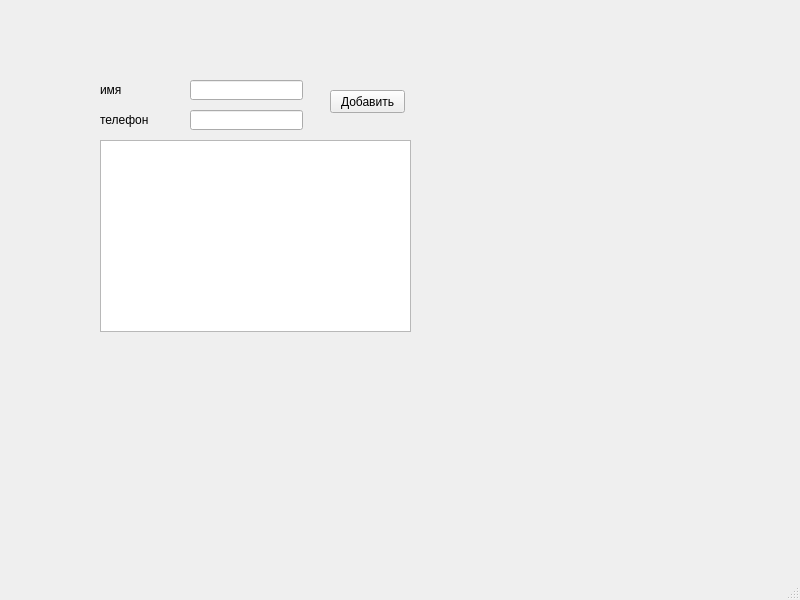
<?xml version="1.0" encoding="UTF-8"?>
<ui version="4.0">
 <class>MainWindow</class>
 <widget class="QMainWindow" name="MainWindow">
  <property name="geometry">
   <rect>
    <x>0</x>
    <y>0</y>
    <width>800</width>
    <height>600</height>
   </rect>
  </property>
  <property name="windowTitle">
   <string>MainWindow</string>
  </property>
  <widget class="QWidget" name="centralwidget">
   <widget class="QPushButton" name="pushButton">
    <property name="geometry">
     <rect>
      <x>330</x>
      <y>90</y>
      <width>75</width>
      <height>23</height>
     </rect>
    </property>
    <property name="text">
     <string>Добавить</string>
    </property>
   </widget>
   <widget class="QLabel" name="label">
    <property name="geometry">
     <rect>
      <x>100</x>
      <y>80</y>
      <width>71</width>
      <height>20</height>
     </rect>
    </property>
    <property name="text">
     <string>имя</string>
    </property>
    <property name="buddy">
     <cstring></cstring>
    </property>
   </widget>
   <widget class="QLabel" name="label_2">
    <property name="geometry">
     <rect>
      <x>100</x>
      <y>110</y>
      <width>71</width>
      <height>20</height>
     </rect>
    </property>
    <property name="text">
     <string>телефон</string>
    </property>
   </widget>
   <widget class="QListWidget" name="listWidget">
    <property name="geometry">
     <rect>
      <x>100</x>
      <y>140</y>
      <width>311</width>
      <height>192</height>
     </rect>
    </property>
   </widget>
   <widget class="QLineEdit" name="lineEdit">
    <property name="geometry">
     <rect>
      <x>190</x>
      <y>110</y>
      <width>113</width>
      <height>20</height>
     </rect>
    </property>
   </widget>
   <widget class="QLineEdit" name="lineEdit_2">
    <property name="geometry">
     <rect>
      <x>190</x>
      <y>80</y>
      <width>113</width>
      <height>20</height>
     </rect>
    </property>
   </widget>
  </widget>
  <widget class="QMenuBar" name="menubar">
   <property name="geometry">
    <rect>
     <x>0</x>
     <y>0</y>
     <width>800</width>
     <height>22</height>
    </rect>
   </property>
  </widget>
  <widget class="QStatusBar" name="statusbar"/>
 </widget>
 <resources/>
 <connections/>
</ui>
